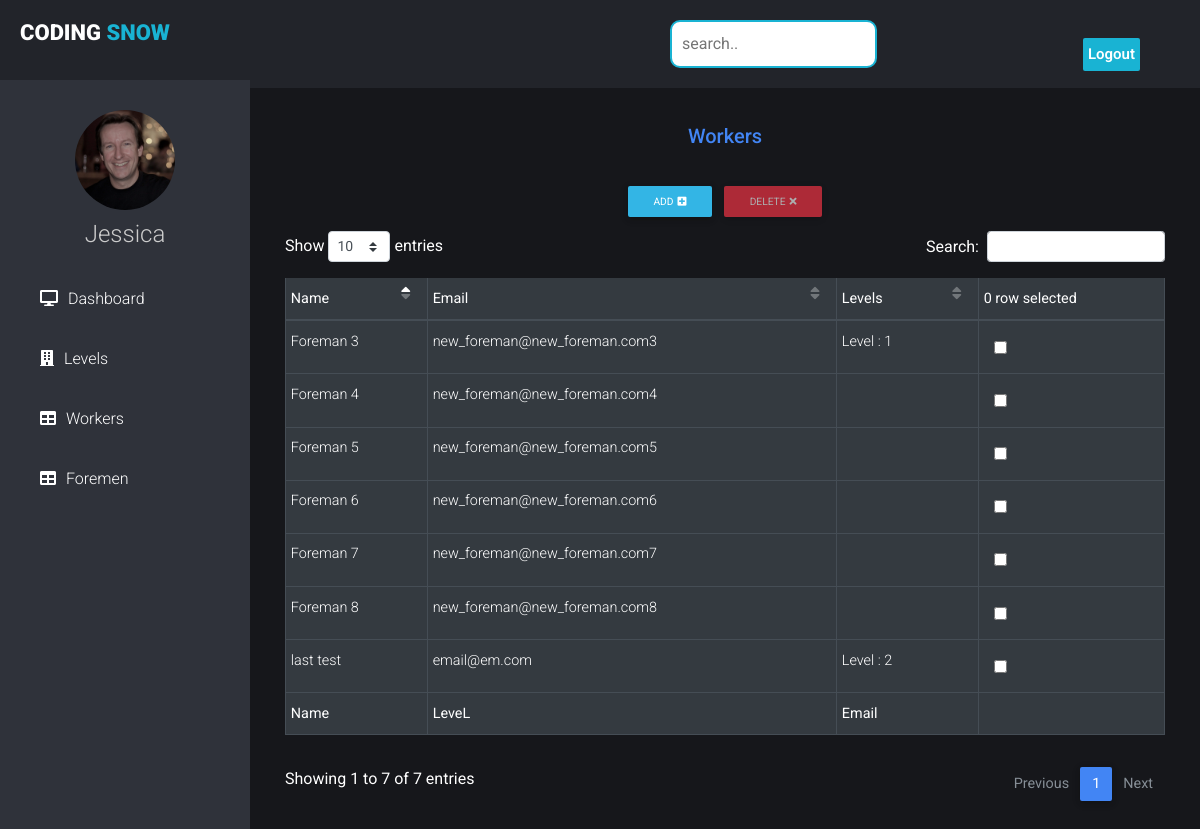
/engineer/foremen, run on the app's committed database.
### accounts/models.py (models this page shows, shortened)
class User(AbstractUser):
    is_engineer = models.BooleanField(default=False)
    is_foreman = models.BooleanField(default=False)
    is_worker = models.BooleanField(default=False)
    type = models.CharField(max_length=10,choices=worker_choices,default='none')
    def levels(self):
        lis=[]
        for level in self.level_set.all():
            lis.append(str(level.name))
        if(len(lis)>1):
            return f"Levels ({' , '.join(lis)})"
        elif(len(lis)==1):
            return f"Level : {lis[0]}"
        else:
            return ""
    def full_name(self):
        return f'{self.first_name} {self.last_name}'

### tower/models.py (models this page shows, shortened)
class Level(models.Model):
    foreman = models.ForeignKey(User,on_delete=models.SET_NULL,null=True,blank=True)
    name = models.IntegerField()

### tower/views.py (the view)
# urls.py: path("engineer/foremen",engineer_foremen,name="engineer_foremen"),
def engineer_foremen(request):
    foremen = User.objects.filter(is_foreman = True);
    print("*"*100,len(foremen))
    return render(request,'engineer/foremen.html',{'foremen':foremen})

### templates/engineer/foremen.html (shortened to what this page needs)
{% extends 'engineer/base.html' %}
{% load static %}
{% block style %}
<link rel="stylesheet" href="https://use.fontawesome.com/releases/v5.11.2/css/all.css">
<link href="{% static 'css/datatables.min.css' %}" rel="stylesheet">
{% endblock %}
{% block content %}
  <div class="wrapper-editor">
    <div class="block my-4">
      <div class="d-flex justify-content-center">
        <p class="h5 text-primary createShowP">Workers</p>
      </div>
    </div>
    <div class="row d-flex justify-content-center modalWrapper">
      <div class="text-center">
        <a href="" class="btn add btn-info btn-rounded btn-sm" data-toggle="modal" data-target="#modalAdd">Add<i
            class="fas fa-plus-square ml-1"></i></a>
      </div>
      <div class="text-center">
        <button type='button' id='delete_button' class="btn btn-danger btn-sm btn-rounded buttonDelete" data-toggle="modal" data-target="#modalDelete"
          disabled>Delete<i class="fas fa-times ml-1"></i></a>
      </div>
    </div>
<div class="container">
<form action="{% url 'tower:delete_foreman' %}" method="POST" id='form'>
{% csrf_token %}
<table id="table" class="table table-bordered table-sm table-dark" cellspacing="0" width="100%">
  <thead>
    <tr>
      <th class="th-sm">Name</th>
      <th class="th-sm">Email</th>
      <th class="th-sm">Levels</th>
      <th class="th-sm"><span id='counter'>0</span> row selected</th>
    </tr>
  </thead>
  <tbody>
    {% for foreman in foremen %}
    <tr>
        <td>{{foreman.full_name}}</td>
        <td>{{foreman.email}}</td>
        <td>{{foreman.levels}}</td>
        <td>
          <input type="checkbox" name="id[]" value="{{foreman.id}}">
        </td>
    </tr>
    {% endfor %}
  </tbody>
  <tfoot>
    <tr>
      <th class="th-sm">Name</th>
      <th class="th-sm">LeveL</th>
      <th class="th-sm">Email</th>
      <th class="th-sm"></th>
    </tr>
  </tfoot>
</table>
</div>
{% endblock %}

### static/css/engineer_dashboard.css (style rules this page uses)
* { margin: 0; padding: 0; font-family: "Roboto", sans-serif; }
body { background-color: #ccc; }

### static/css/style.css (style rules this page uses)
table.dataTable thead .sorting:after, table.dataTable thead .sorting:before, table.dataTable thead .sorting_asc:after, table.dataTable thead .sorting_asc:before, table.dataTable thead .sorting_asc_disabled:after, table.dataTable thead .sorting_asc_disabled:before, table.dataTable thead .sorting_desc:after, table.dataTable thead .sorting_desc:before, table.dataTable thead .sorting_desc_disabled:after, table.dataTable thead .sorting_desc_disabled:before { bottom: .5em; }
body { background-color: #16171B; }

### templates/engineer/foremen.html (style rules this page uses)
input[type=checkbox] { margin: 10px; cursor: pointer; -moz-transform: scale(1.4); }
body { color:white; }

### data on the page
User: full_name "Foreman 3", email "new_foreman@new_foreman.com3", levels "Level : 1"
User: full_name "Foreman 4", email "new_foreman@new_foreman.com4"
User: full_name "Foreman 5", email "new_foreman@new_foreman.com5"
User: full_name "Foreman 6", email "new_foreman@new_foreman.com6"
User: full_name "Foreman 7", email "new_foreman@new_foreman.com7"
User: full_name "Foreman 8", email "new_foreman@new_foreman.com8"
User: full_name "last test", email "email@em.com", levels "Level : 2"
